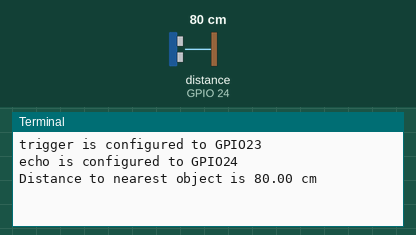
This program was run on a simulated Raspberry Pi (BCM pin numbers). On the bench: the last lines printed to the terminal. The test bench sets the inputs (shaded band); at power-on: distance to the obstacle (sensor on GPIO 24) 80 cm. The echo pulse lasts 58.3 µs per cm.

Above: at 1.2 s.
1.3 s: distance to the obstacle (sensor on GPIO 24) set to 250 cm
At 3.3 s:
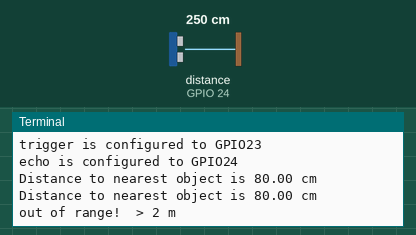
3.9 s: distance to the obstacle (sensor on GPIO 24) set to 2 cm
At 5.3 s:
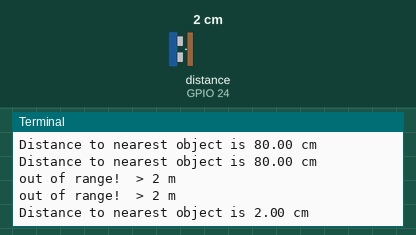

Measured:
- after the input at 1.3 s, the terminal: prints a new line after 1.2 s (image 1)
- after the input at 3.9 s, the terminal: prints a new line after 0.58 s (image 2)

The program:

07-distance-sensor-01.py
```python
from gpiozero import DistanceSensor
from time import sleep
from decimal import Decimal, ROUND_HALF_UP
import sys

MAX_DISTANCE = 2
sensor = DistanceSensor(echo=24, trigger=23, max_distance=MAX_DISTANCE)

print('trigger is configured to',sensor.trigger)
print('echo is configured to',sensor.echo)

#    sys.exit()

while True:
#    print('Distance to nearest object is', sensor.distance * 100, 'cm')
#    print('Distance to nearest object is', '{:.2f}'.format(sensor.distance * 100), 'cm')

#    distance = Decimal(str(sensor.distance * 100)).quantize(Decimal('0.1'), rounding=ROUND_HALF_UP)

    distance_m = sensor.distance
    distance_str = str(distance_m * 100)
    distance = Decimal(distance_str).quantize(Decimal('0.01'), rounding=ROUND_HALF_UP)
    if distance_m >= MAX_DISTANCE:
        print('out of range!  >', MAX_DISTANCE, 'm')
    else:
        print('Distance to nearest object is', distance, 'cm')

    sleep(1)
```
